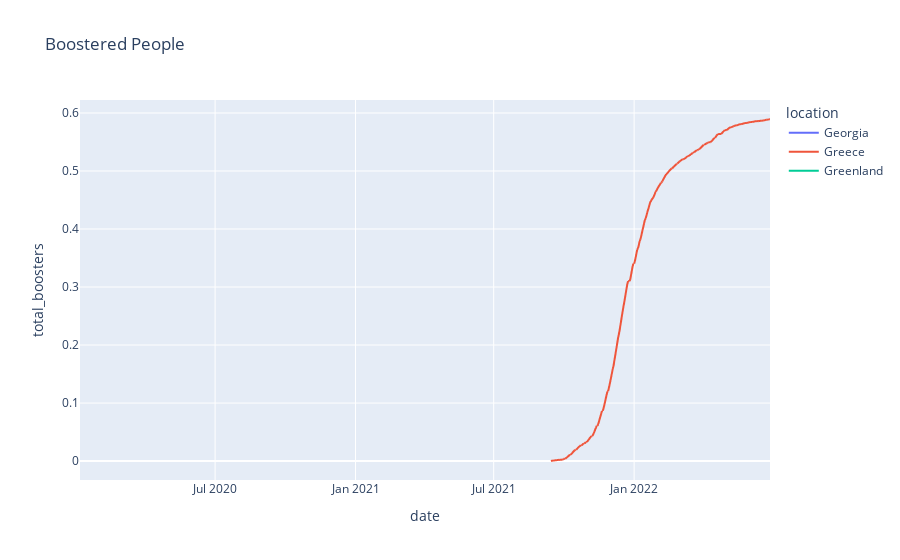

Notebook code cell kept with this figure:
### Code cell
df_intermediate['total_boosters']=df_intermediate['total_boosters']/df_intermediate['population']
fig = px.line(df_intermediate, x="date", y="total_boosters", color='location', title='Boostered People')
fig.show()

### Figure 1 — Plotly figure (JSON) as saved in the notebook; plotly's stock layout.template omitted (floating-point values rounded to 4 significant figures; data arrays with more than 128 entries replaced by an {"elided": "..."} marker saying what was removed)
{"data": [{"hovertemplate": "location=Georgia<br>date=%{x}<br>total_boosters=%{y}<extra></extra>", "legendgroup": "Georgia", "line": {"color": "#636efa", "dash": "solid"}, "marker": {"symbol": "circle"}, "mode": "lines", "name": "Georgia", "showlegend": true, "type": "scattergl", "x": {"elided": "854 str values"}, "xaxis": "x", "y": {"elided": "854 float values"}, "yaxis": "y"}, {"hovertemplate": "location=Greece<br>date=%{x}<br>total_boosters=%{y}<extra></extra>", "legendgroup": "Greece", "line": {"color": "#EF553B", "dash": "solid"}, "marker": {"symbol": "circle"}, "mode": "lines", "name": "Greece", "showlegend": true, "type": "scattergl", "x": {"elided": "857 str values"}, "xaxis": "x", "y": {"elided": "857 float values"}, "yaxis": "y"}, {"hovertemplate": "location=Greenland<br>date=%{x}<br>total_boosters=%{y}<extra></extra>", "legendgroup": "Greenland", "line": {"color": "#00cc96", "dash": "solid"}, "marker": {"symbol": "circle"}, "mode": "lines", "name": "Greenland", "showlegend": true, "type": "scattergl", "x": {"elided": "835 str values"}, "xaxis": "x", "y": {"elided": "835 null values"}, "yaxis": "y"}], "layout": {"legend": {"title": {"text": "location"}, "tracegroupgap": 0}, "title": {"text": "Boostered People"}, "xaxis": {"anchor": "y", "domain": [0, 1], "title": {"text": "date"}}, "yaxis": {"anchor": "x", "domain": [0, 1], "title": {"text": "total_boosters"}}}}
